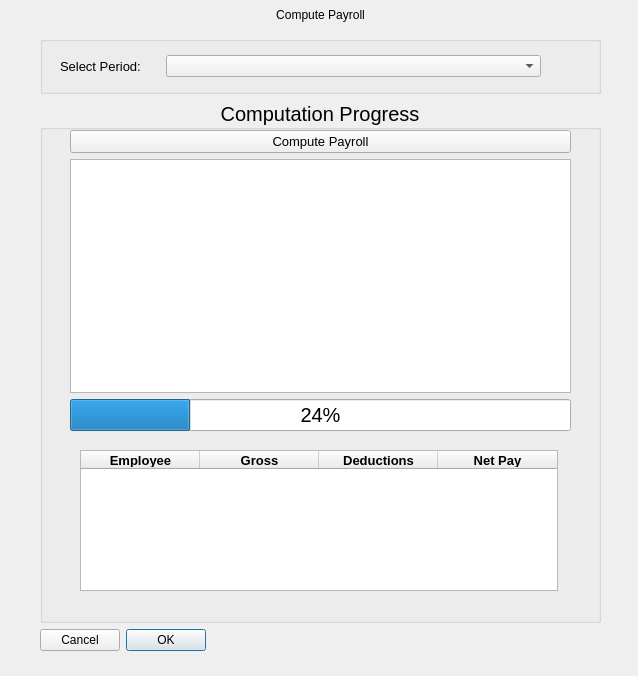
<?xml version="1.0" encoding="UTF-8"?>
<ui version="4.0">
 <class>mainDialog</class>
 <widget class="QDialog" name="mainDialog">
  <property name="geometry">
   <rect>
    <x>0</x>
    <y>0</y>
    <width>638</width>
    <height>676</height>
   </rect>
  </property>
  <property name="sizePolicy">
   <sizepolicy hsizetype="Preferred" vsizetype="Fixed">
    <horstretch>0</horstretch>
    <verstretch>0</verstretch>
   </sizepolicy>
  </property>
  <property name="windowTitle">
   <string>Dialog</string>
  </property>
  <property name="layoutDirection">
   <enum>Qt::LeftToRight</enum>
  </property>
  <widget class="QWidget" name="verticalLayoutWidget">
   <property name="geometry">
    <rect>
     <x>30</x>
     <y>0</y>
     <width>581</width>
     <height>651</height>
    </rect>
   </property>
   <layout class="QVBoxLayout" name="verticalLayout">
    <property name="leftMargin">
     <number>10</number>
    </property>
    <property name="rightMargin">
     <number>10</number>
    </property>
    <item>
     <widget class="QLabel" name="computePayrollLabel">
      <property name="maximumSize">
       <size>
        <width>16777215</width>
        <height>30</height>
       </size>
      </property>
      <property name="styleSheet">
       <string notr="true">QLabel
{
	font: 700 14pt &quot;Ubuntu&quot;;
}</string>
      </property>
      <property name="text">
       <string>Compute Payroll</string>
      </property>
      <property name="alignment">
       <set>Qt::AlignCenter</set>
      </property>
     </widget>
    </item>
    <item>
     <widget class="QGroupBox" name="groupBox">
      <property name="sizePolicy">
       <sizepolicy hsizetype="Preferred" vsizetype="Minimum">
        <horstretch>0</horstretch>
        <verstretch>0</verstretch>
       </sizepolicy>
      </property>
      <property name="maximumSize">
       <size>
        <width>16777215</width>
        <height>58</height>
       </size>
      </property>
      <property name="title">
       <string/>
      </property>
      <widget class="QWidget" name="horizontalLayoutWidget">
       <property name="geometry">
        <rect>
         <x>10</x>
         <y>10</y>
         <width>501</width>
         <height>41</height>
        </rect>
       </property>
       <layout class="QHBoxLayout" name="horizontalLayout">
        <property name="leftMargin">
         <number>10</number>
        </property>
        <property name="topMargin">
         <number>5</number>
        </property>
        <property name="rightMargin">
         <number>10</number>
        </property>
        <property name="bottomMargin">
         <number>5</number>
        </property>
        <item>
         <widget class="QLabel" name="label_2">
          <property name="sizePolicy">
           <sizepolicy hsizetype="Preferred" vsizetype="Fixed">
            <horstretch>0</horstretch>
            <verstretch>0</verstretch>
           </sizepolicy>
          </property>
          <property name="maximumSize">
           <size>
            <width>100</width>
            <height>50</height>
           </size>
          </property>
          <property name="font">
           <font>
            <pointsize>10</pointsize>
           </font>
          </property>
          <property name="text">
           <string>Select Period:</string>
          </property>
         </widget>
        </item>
        <item>
         <widget class="QComboBox" name="comboBox">
          <property name="sizePolicy">
           <sizepolicy hsizetype="Preferred" vsizetype="Fixed">
            <horstretch>0</horstretch>
            <verstretch>0</verstretch>
           </sizepolicy>
          </property>
          <property name="maximumSize">
           <size>
            <width>16777215</width>
            <height>16777215</height>
           </size>
          </property>
         </widget>
        </item>
       </layout>
      </widget>
     </widget>
    </item>
    <item>
     <widget class="QGroupBox" name="ComputationProgressGroupBox">
      <property name="minimumSize">
       <size>
        <width>0</width>
        <height>0</height>
       </size>
      </property>
      <property name="maximumSize">
       <size>
        <width>16777215</width>
        <height>750</height>
       </size>
      </property>
      <property name="font">
       <font>
        <pointsize>15</pointsize>
       </font>
      </property>
      <property name="title">
       <string>Computation Progress</string>
      </property>
      <property name="alignment">
       <set>Qt::AlignCenter</set>
      </property>
      <widget class="QWidget" name="verticalLayoutWidget_2">
       <property name="geometry">
        <rect>
         <x>30</x>
         <y>30</y>
         <width>501</width>
         <height>301</height>
        </rect>
       </property>
       <layout class="QVBoxLayout" name="verticalLayout_2">
        <item>
         <widget class="QPushButton" name="pushButton">
          <property name="font">
           <font>
            <pointsize>10</pointsize>
           </font>
          </property>
          <property name="text">
           <string>Compute Payroll</string>
          </property>
         </widget>
        </item>
        <item>
         <widget class="QTextEdit" name="textEdit"/>
        </item>
        <item>
         <widget class="QProgressBar" name="progressBar">
          <property name="value">
           <number>24</number>
          </property>
         </widget>
        </item>
       </layout>
      </widget>
      <widget class="QTableWidget" name="tableWidget">
       <property name="geometry">
        <rect>
         <x>40</x>
         <y>350</y>
         <width>478</width>
         <height>141</height>
        </rect>
       </property>
       <property name="sizePolicy">
        <sizepolicy hsizetype="Maximum" vsizetype="Maximum">
         <horstretch>0</horstretch>
         <verstretch>0</verstretch>
        </sizepolicy>
       </property>
       <property name="minimumSize">
        <size>
         <width>0</width>
         <height>0</height>
        </size>
       </property>
       <property name="maximumSize">
        <size>
         <width>478</width>
         <height>16777215</height>
        </size>
       </property>
       <property name="font">
        <font>
         <pointsize>10</pointsize>
        </font>
       </property>
       <property name="lineWidth">
        <number>1</number>
       </property>
       <property name="midLineWidth">
        <number>1</number>
       </property>
       <property name="alternatingRowColors">
        <bool>true</bool>
       </property>
       <property name="columnCount">
        <number>4</number>
       </property>
       <attribute name="horizontalHeaderDefaultSectionSize">
        <number>119</number>
       </attribute>
       <column>
        <property name="text">
         <string>Employee</string>
        </property>
        <property name="font">
         <font>
          <bold>true</bold>
         </font>
        </property>
       </column>
       <column>
        <property name="text">
         <string>Gross</string>
        </property>
        <property name="font">
         <font>
          <bold>true</bold>
         </font>
        </property>
       </column>
       <column>
        <property name="text">
         <string>Deductions</string>
        </property>
        <property name="font">
         <font>
          <bold>true</bold>
         </font>
        </property>
       </column>
       <column>
        <property name="text">
         <string>Net Pay</string>
        </property>
        <property name="font">
         <font>
          <bold>true</bold>
         </font>
        </property>
       </column>
      </widget>
     </widget>
    </item>
    <item>
     <widget class="QDialogButtonBox" name="buttonBox">
      <property name="layoutDirection">
       <enum>Qt::RightToLeft</enum>
      </property>
      <property name="orientation">
       <enum>Qt::Horizontal</enum>
      </property>
      <property name="standardButtons">
       <set>QDialogButtonBox::Cancel|QDialogButtonBox::Ok</set>
      </property>
     </widget>
    </item>
   </layout>
  </widget>
 </widget>
 <resources/>
 <connections>
  <connection>
   <sender>buttonBox</sender>
   <signal>accepted()</signal>
   <receiver>mainDialog</receiver>
   <slot>accept()</slot>
   <hints>
    <hint type="sourcelabel">
     <x>248</x>
     <y>254</y>
    </hint>
    <hint type="destinationlabel">
     <x>157</x>
     <y>274</y>
    </hint>
   </hints>
  </connection>
  <connection>
   <sender>buttonBox</sender>
   <signal>rejected()</signal>
   <receiver>mainDialog</receiver>
   <slot>reject()</slot>
   <hints>
    <hint type="sourcelabel">
     <x>316</x>
     <y>260</y>
    </hint>
    <hint type="destinationlabel">
     <x>286</x>
     <y>274</y>
    </hint>
   </hints>
  </connection>
 </connections>
</ui>
